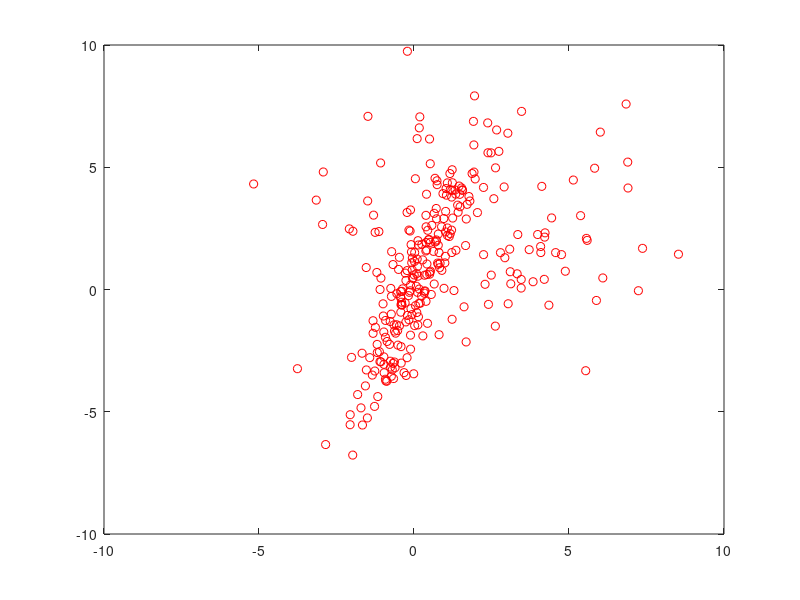

This figure's MATLAB source: (Note: this script raises an error after producing the figure.)
close all;clear all;clc;

%?????
mu=[0 0];  %??
S=[1 2.5;2.5 8];  %???
data1=mvnrnd(mu,S,200);   %??200???????

%????
mu=[2 2];
S=[8 0;0 8];
data2=mvnrnd(mu,S,100);     %??100?????

data=[data1;data2];
plot(data(:,1),data(:,2),'ro');     %??????

K=100;          %????????
sigma=1;        %??????????????
pretotal=0;     %????????????
k=1;
while pretotal < size(data,1)*2/3 &&  k<K      %?2/3????????????????????????
    SampIndex=floor(1+(size(data,1)-1)*rand(2,1));  %??????????????floor????
    
    samp1=data(SampIndex(1),:);     %????????????
    samp2=data(SampIndex(2),:);
    
    line=Mytls([samp1;samp2]);      %????????????????????
    mask=abs(line*[data ones(size(data,1),1)]');    %?????????????
    total=sum(mask<sigma);              %????????????????????
    
    if total>pretotal            %?????????????????
        pretotal=total;
        bestline=line;          %?????????
    end  
    k=k+1;
end

%???????????
mask=abs(bestline*[data ones(size(data,1),1)]')<sigma;    
hold on;
for i=1:length(mask)
    if mask(i)
        plot(data(i,1),data(i,2),'+');
    end
end